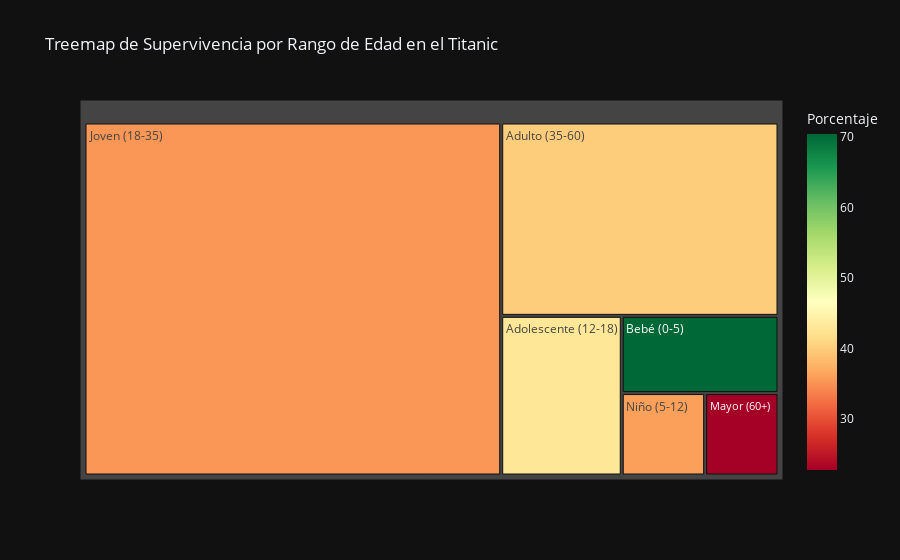

The code cell stored with this chart in its notebook:
### Code cell
fig = px.treemap(
    supervivientes_por_edad,
    path=['Rango_Edad'],  # Agrupamos por rango de edad
    values='Total',       # Tamaño de los rectángulos basado en el total de pasajeros
    color='Porcentaje',   # Color basado en el porcentaje de supervivencia
    hover_data=['Supervivientes', 'Porcentaje'],  # Información adicional al pasar el cursor
    title='Treemap de Supervivencia por Rango de Edad en el Titanic',
    color_continuous_scale='RdYlGn' , # Escala de colores: rojo (bajo) a verde (alto)
    template='plotly_dark'  # Estilo oscuro
)

# Mostramos el gráfico
fig.show()

### Figure 1 — Plotly figure (JSON) as saved in the notebook; plotly's stock layout.template omitted (floating-point values rounded to 4 significant figures)
{"data": [{"branchvalues": "total", "customdata": [["31", 70.45], ["9", 36], ["30", 42.86], ["189", 35.33], ["78", 40], ["5", 22.73]], "domain": {"x": [0, 1], "y": [0, 1]}, "hovertemplate": "labels=%{label}<br>Total=%{value}<br>parent=%{parent}<br>id=%{id}<br>Supervivientes=%{customdata[0]}<br>Porcentaje=%{color}<extra></extra>", "ids": ["Bebé (0-5)", "Niño (5-12)", "Adolescente (12-18)", "Joven (18-35)", "Adulto (35-60)", "Mayor (60+)"], "labels": ["Bebé (0-5)", "Niño (5-12)", "Adolescente (12-18)", "Joven (18-35)", "Adulto (35-60)", "Mayor (60+)"], "marker": {"coloraxis": "coloraxis", "colors": [70.45, 36.0, 42.86, 35.33, 40.0, 22.73]}, "name": "", "parents": ["", "", "", "", "", ""], "type": "treemap", "values": [44.0, 25.0, 70.0, 535.0, 195.0, 22.0]}], "layout": {"coloraxis": {"colorbar": {"title": {"text": "Porcentaje"}}, "colorscale": [[0, "rgb(165,0,38)"], [0.1, "rgb(215,48,39)"], [0.2, "rgb(244,109,67)"], [0.3, "rgb(253,174,97)"], [0.4, "rgb(254,224,139)"], [0.5, "rgb(255,255,191)"], [0.6, "rgb(217,239,139)"], [0.7, "rgb(166,217,106)"], [0.8, "rgb(102,189,99)"], [0.9, "rgb(26,152,80)"], [1, "rgb(0,104,55)"]]}, "legend": {"tracegroupgap": 0}, "title": {"text": "Treemap de Supervivencia por Rango de Edad en el Titanic"}}}
